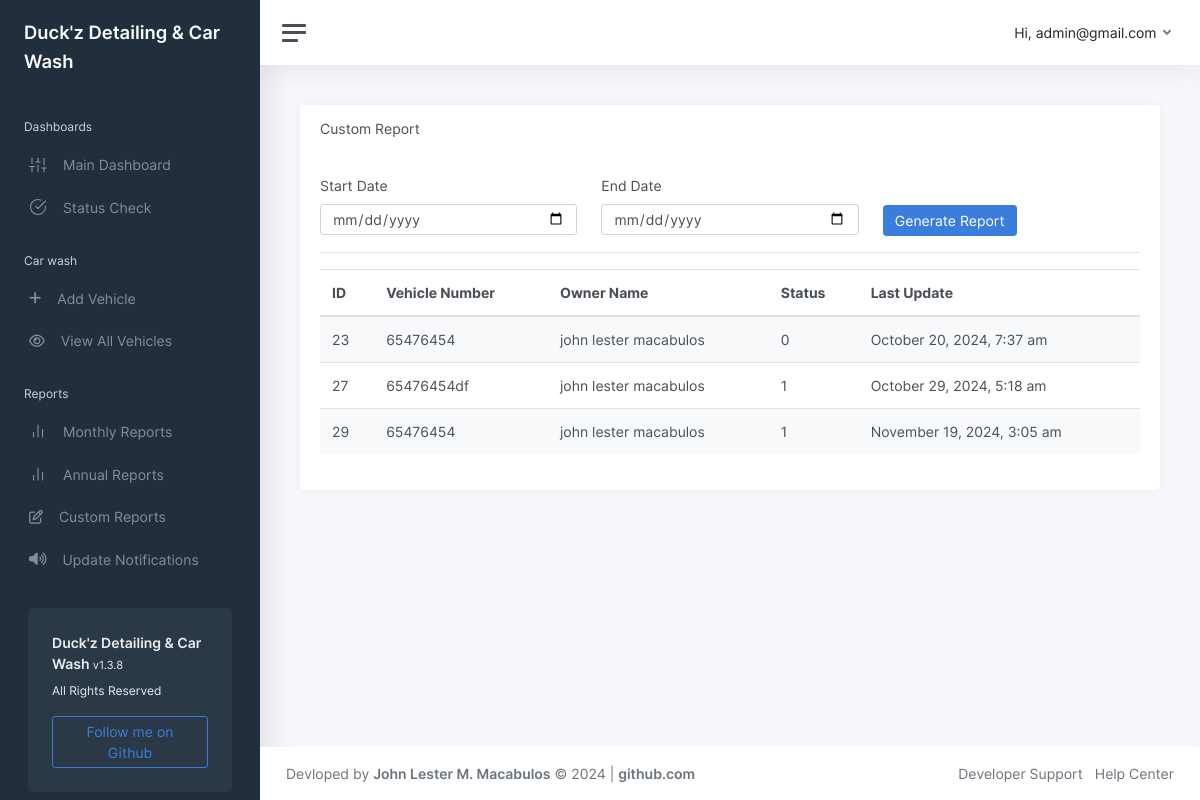
Screenshot of /admin/customreport.php (signed in) with the database file from the repository.
### tables this page shows
CREATE TABLE `queue` (
  `id` int(11) NOT NULL,
  `owner_email` varchar(200) NOT NULL,
  `owner_name` varchar(200) NOT NULL,
  `owner_phone` varchar(20) NOT NULL,
  `owner_address` varchar(250) NOT NULL,
  `vehicle_type` int(11) NOT NULL,
  `vehicle_number` varchar(20) NOT NULL,
  `service_type` int(11) NOT NULL,
  `in_time` timestamp NOT NULL DEFAULT '0000-00-00 00:00:00',
  `out_time` timestamp NULL DEFAULT NULL,
  `status_type` int(11) NOT NULL DEFAULT 1,
  `last_update` timestamp NOT NULL DEFAULT current_timestamp() ON UPDATE current_timestamp()
);

### admin/customreport.php (the view, shortened to what this page needs)
<?php
include 'includes/conn.php';
$startDate = isset($_POST['start_date']) ? $_POST['start_date'] : '';
$endDate = isset($_POST['end_date']) ? $_POST['end_date'] : '';
$sql = "SELECT * FROM queue WHERE 1";
$result = mysqli_query($conn, $sql);
?>
<!DOCTYPE html>
<html lang="en">
   <?php include 'includes/head.php'; ?>
   <body>
      <div class="wrapper">
         <?php include 'includes/nav.php'; ?>
         <div class="main">
            <?php include 'includes/navtop.php'; ?>
            <main class="content">
               <div class="container-fluid p-0">
                  <div class="row">
                     <div class="col-12">
                        <div class="card">
                           <div class="card-header">
                              <h5 class="card-title mb-0">Custom Report</h5>
                           </div>
                           <div class="card-body">
                              <form method="POST" action="">
                                 <div class="row">
                                    <div class="col-md-4">
                                       <label for="start_date">Start Date</label>
                                       <input type="date" id="start_date" name="start_date" class="form-control" value="<?php echo $startDate; ?>" required>
                                    </div>
                                    <div class="col-md-4">
                                       <label for="end_date">End Date</label>
                                       <input type="date" id="end_date" name="end_date" class="form-control" value="<?php echo $endDate; ?>" required>
                                    </div>
                                    <div class="col-md-4">
                                       <button type="submit" class="btn btn-primary" style="margin-top: 30px;">Generate Report</button>
                                    </div>
                                 </div>
                              </form>
                              <hr>
                              <?php if (mysqli_num_rows($result) > 0): ?>
                              <table class="table table-striped">
                                 <thead>
                                    <tr>
                                       <th>ID</th>
                                       <th>Vehicle Number</th>
                                       <th>Owner Name</th>
                                       <th>Status</th>
                                       <th>Last Update</th>
                                    </tr>
                                 </thead>
                                 <tbody>
                                    <?php while ($row = mysqli_fetch_assoc($result)): ?>
                                    <tr>
                                       <td><?php echo $row['id']; ?></td>
                                       <td><?php echo $row['vehicle_number']; ?></td>
                                       <td><?php echo $row['owner_name']; ?></td>
                                       <td><?php echo $row['status_type']; ?></td>
                                       <td><?php echo date('F j, Y, g:i a', strtotime($row['last_update'])); ?></td>
                                    </tr>
                                    <?php endwhile; ?>
                                 </tbody>
                              </table>
                              <?php else: ?>
                                 <p>No records found for the selected date range.</p>
                              <?php endif; ?>
                           </div>
                        </div>
                     </div>
                  </div>
               </div>
            </main>
            <?php include 'includes/footer.php'; ?>
         </div>
      </div>
   </body>
</html>

### rows the page displays
queue: id "23", vehicle_number "65476454", owner_name "john lester macabulos", status_type "0", last_update "October 20, 2024, 7:37 am"
queue: id "27", vehicle_number "65476454df", owner_name "john lester macabulos", status_type "1", last_update "October 29, 2024, 5:18 am"
queue: id "29", vehicle_number "65476454", owner_name "john lester macabulos", status_type "1", last_update "November 19, 2024, 3:05 am"

### other values shown
$_SESSION["username"] "admin@gmail.com"
